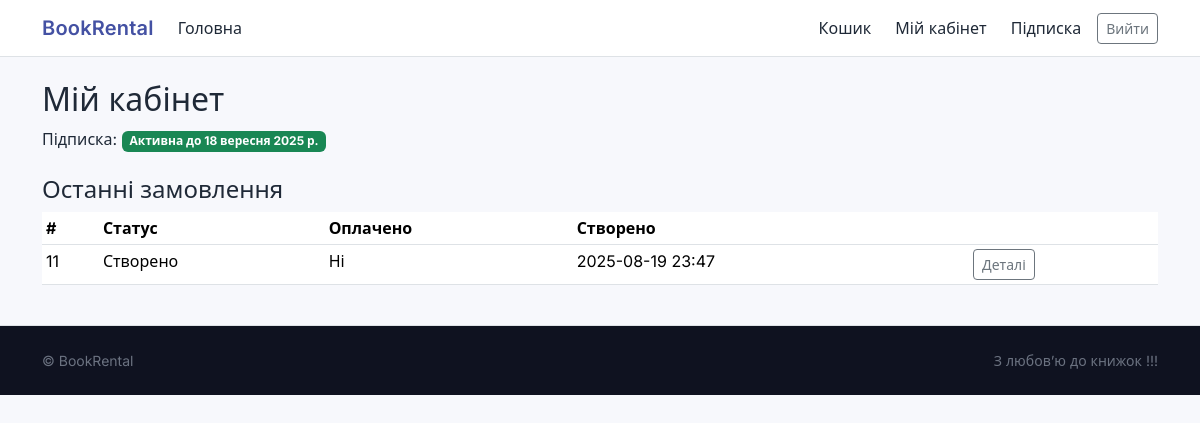
Page /accounts/profile/ (signed in) on the committed database.
### accounts/models.py (models this page shows, shortened)
class Profile(models.Model):
    user = models.OneToOneField(User, on_delete=models.CASCADE, related_name="profile")
    subscription_active = models.BooleanField(default=False)
    subscription_until = models.DateField(null=True, blank=True)

### orders/models.py (models this page shows, shortened)
class Order(models.Model):
    user = models.ForeignKey(User, on_delete=models.CASCADE, related_name="orders")
    status = models.CharField(max_length=32, choices=OrderStatus.choices, default=OrderStatus.CREATED)
    paid = models.BooleanField(default=False)
    created_at = models.DateTimeField(auto_now_add=True)
    rental_until = models.DateField(null=True, blank=True)

### accounts/views.py (the view)
# urls.py: path("profile/", profile, name="profile"),
@login_required
def profile(request):
    orders = Order.objects.filter(user=request.user).order_by("-created_at")[:20]
    return render(request, "accounts/profile.html", {"orders": orders})

### templates/accounts/profile.html
{% extends "base.html" %}
{% block content %}
<h2>Мій кабінет</h2>
<p>Підписка:
  {% if request.user.profile.subscription_active %}
    <span class="badge text-bg-success">Активна до {{ request.user.profile.subscription_until }}</span>
  {% else %}
    <span class="badge text-bg-secondary">Не активна</span>
    <a href="{% url 'payments:subscribe' %}" class="btn btn-sm btn-outline-primary ms-2">Оформити</a>
  {% endif %}
</p>
<h4 class="mt-4">Останні замовлення</h4>
<table class="table table-sm">
  <thead><tr><th>#</th><th>Статус</th><th>Оплачено</th><th>Створено</th><th></th></tr></thead>
  <tbody>
  {% for o in orders %}
    <tr>
      <td>{{ o.id }}</td>
      <td>{{ o.get_status_display }}</td>
      <td>{% if o.paid %}Так{% else %}Ні{% endif %}</td>
      <td>{{ o.created_at|date:"Y-m-d H:i" }}</td>
      <td><a class="btn btn-sm btn-outline-secondary" href="{% url 'orders:detail' o.id %}">Деталі</a></td>
    </tr>
  {% empty %}
    <tr><td colspan="5">Замовлень ще немає.</td></tr>
  {% endfor %}
  </tbody>
</table>
{% endblock %}

### static/css/site.css (style rules this page uses)
:root { --brand: #4451a3; --brand-700: #37448a; --accent: #ff7a3d; --success: #2eb67d; --warning: #f2b415; --danger: #e14c4c; --ink: #1f2937; --muted: #6b7280; --bg: #f7f8fc; --surface: #ffffff; --border: #e9edf3; --br-radius: 14px; }
* { box-sizing: border-box; }
html,body { height: 100%; }
body { font-family: "Inter", system-ui, -apple-system, "Segoe UI", Roboto, "Helvetica Neue", Arial, "Apple Color Emoji", "Segoe UI Emoji"; color: var(--ink); background: var(--bg); }
a { color: var(--brand); text-decoration: none; }

### rows in the picture
Order: id "11", status "Створено", paid "Ні", created_at "2025-08-19 23:47"

### other values in the picture
{{ request.user.profile.subscription_until }} "18 вересня 2025 р."
